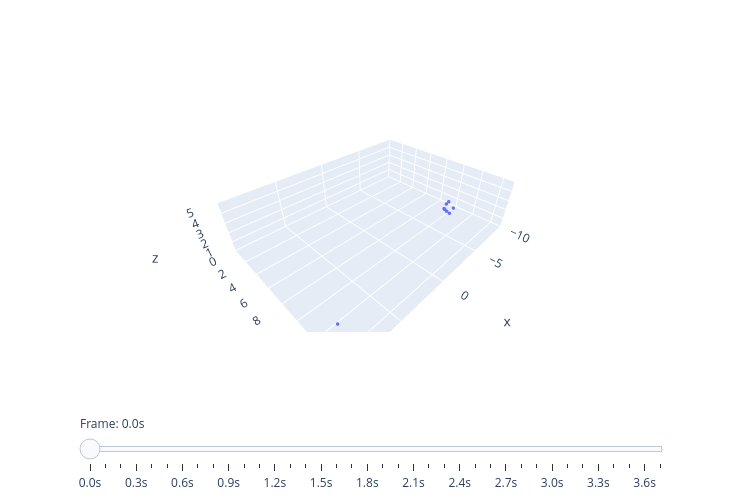

The notebook cell this image was saved under:
### Code cell
processed_labeled_dataset = pull_clusters_fill_frames(dataset,labels, label = 3)

plot_cluster_with_slider(processed_labeled_dataset)

### Figure 1 — Plotly figure (JSON) as saved in the notebook; plotly's stock layout.template omitted (floating-point values rounded to 4 significant figures; data arrays with more than 128 entries replaced by an {"elided": "..."} marker saying what was removed)
{"data": [{"marker": {"size": 2}, "mode": "markers", "type": "scatter3d", "visible": true, "x": [-9.411, -9.134, -8.432, -8.333, -8.799, -8.265, -8.199, -10.0, 10.0], "y": [9.348, 9.262, 9.468, 9.608, 10.32, 9.909, 10.29, 0.0, 15.0], "z": [0.6102, 0.4086, 0.245, 0.2335, 0.5386, 0.1992, 0.1533, 0.0, 5.0]}, {"marker": {"size": 2}, "mode": "markers", "type": "scatter3d", "visible": false, "x": [-8.626, -8.457, -8.342, -8.0, -7.921, -7.771, -7.666, -8.082, -7.748, -7.571, -7.559, -7.767, -7.798, -10.0, 10.0], "y": [9.501, 9.295, 9.298, 9.316, 9.542, 9.488, 9.537, 10.38, 9.974, 10.01, 10.06, 10.53, 10.78, 0.0, 15.0], "z": [0.6265, 0.01669, 0.02505, 0.2883, 0.438, 0.2793, 0.03934, 0.5544, 0.3942, 0.2212, 0.215, 0.3253, 0.2932, 0.0, 5.0]}, {"marker": {"size": 2}, "mode": "markers", "type": "scatter3d", "visible": false, "x": [-9.634, -9.506, -9.274, -8.885, -9.192, -8.975, -8.417, -8.206, -7.562, -7.261, -7.239, -8.971, -7.067, -7.128, -7.113, -6.924, -7.082, -10.0, 10.0], "y": [9.3, 9.307, 9.397, 9.26, 9.698, 9.538, 9.279, 9.275, 9.314, 9.391, 9.623, 10.41, 9.588, 9.866, 9.912, 10.05, 10.34, 0.0, 15.0], "z": [0.6038, 0.6089, 0.6106, 0.4217, 0.8109, 0.6094, 0.4445, 0.03882, 0.3139, 0.3198, 0.4585, 1.065, 0.3033, 0.4328, 0.4275, 0.2465, 0.3746, 0.0, 5.0]}, {"marker": {"size": 2}, "mode": "markers", "type": "scatter3d", "visible": false, "x": [-8.762, -8.685, -8.631, -9.382, -9.31, -8.83, -8.252, -9.083, -8.143, -8.357, -7.764, -8.2, -7.817, -7.648, -9.082, -7.199, -7.114, -6.806, -6.723, -7.613, -6.755, -8.099, -6.499, -6.337, -6.772, -6.323, -6.461, -10.0, 10.0], "y": [10.32, 10.37, 10.45, 9.242, 9.308, 9.338, 9.276, 9.582, 9.268, 9.616, 9.262, 9.822, 9.513, 9.289, 9.805, 9.329, 9.348, 9.327, 9.328, 10.58, 9.521, 10.75, 9.41, 9.764, 10.78, 10.08, 10.39, 0.0, 15.0], "z": [1.111, 1.108, 1.103, 0.3973, 0.619, 0.6365, 0.2803, 1.086, 0.04588, 1.057, 0.6849, 1.043, 0.8638, 0.3139, 1.109, 0.4974, 0.4986, 0.3524, 0.1324, 0.7674, 0.4914, 1.007, 0.1327, 0.08612, 0.5437, 0.0363, 0.3898, 0.0, 5.0]}, {"marker": {"size": 2}, "mode": "markers", "type": "scatter3d", "visible": false, "x": [-9.408, -8.16, -7.959, -9.046, -7.863, -8.427, -8.448, -8.254, -8.254, -8.137, -7.862, -8.534, -7.811, -7.863, -7.591, -8.231, -7.695, -8.173, -7.406, -7.155, -7.258, -7.875, -7.04, -7.464, -6.834, -6.708, -8.109, -6.777, -6.749, -6.638, -6.518, -6.688, -7.508, -7.41, -6.964, -5.967, -6.269, -7.562, -6.17, -5.727, -10.0, 10.0], "y": [9.255, 10.19, 10.35, 9.679, 10.51, 9.359, 9.526, 9.278, 9.361, 9.433, 9.284, 9.59, 9.581, 9.611, 9.285, 9.583, 9.636, 9.582, 9.476, 9.231, 9.486, 9.628, 9.309, 10.07, 9.344, 9.338, 9.801, 9.564, 9.563, 9.483, 9.39, 9.703, 10.16, 10.76, 10.78, 9.586, 10.26, 10.76, 10.7, 10.79, 0.0, 15.0], "z": [0.208, 1.124, 1.112, 0.8181, 1.1, 0.6505, 1.063, 0.2799, 0.6569, 0.8636, 0.3023, 1.092, 1.066, 0.645, 0.3175, 1.096, 1.063, 1.097, 0.876, 0.7083, 0.8779, 1.096, 0.3433, 1.03, 0.1232, 0.5158, 1.117, 0.6827, 0.323, 0.339, 0.3571, 0.6694, 1.056, 0.9727, 0.7553, 0.352, 0.6138, 1.046, 0.5635, 0.1822, 0.0, 5.0]}, {"marker": {"size": 2}, "mode": "markers", "type": "scatter3d", "visible": false, "x": [-9.257, -9.183, -8.718, -8.666, -8.291, -8.115, -8.009, -8.408, -7.137, -7.908, -7.069, -7.669, -7.435, -7.477, -7.288, -7.089, -7.212, -7.556, -7.505, -7.217, -8.046, -7.873, -7.06, -7.474, -6.211, -7.241, -5.956, -6.717, -6.736, -7.085, -5.984, -5.727, -5.957, -5.52, -5.414, -6.882, -5.699, -5.213, -5.229, -5.251, -5.14, -5.175, -5.168, -5.177, -5.243, -5.019, -5.19, -5.091, -5.108, -4.998, -4.996, -4.985, -4.992, -4.902, -4.874, -4.919, -4.887, -4.855, -4.938, -4.962, -10.0, 10.0], "y": [9.297, 9.299, 9.348, 9.26, 9.34, 9.265, 9.272, 9.779, 10.42, 9.273, 10.68, 9.546, 9.301, 9.497, 9.313, 9.32, 9.665, 9.579, 9.581, 9.927, 9.669, 9.728, 9.737, 9.709, 9.446, 9.809, 9.391, 10.6, 10.77, 9.939, 9.774, 9.347, 9.869, 9.378, 9.374, 10.42, 10.17, 9.452, 9.725, 9.92, 10.01, 10.24, 10.38, 10.47, 10.76, 10.46, 10.79, 10.81, 10.62, 10.71, 10.67, 10.45, 10.75, 10.28, 10.28, 10.37, 10.28, 10.39, 10.31, 10.19, 0.0, 15.0], "z": [0.2139, 0.403, 0.6405, 0.007625, 0.658, 0.4633, 0.4676, 0.8263, 1.107, 0.3014, 1.087, 1.071, 0.4909, 0.8729, 0.4959, 0.5034, 0.6601, 1.103, 1.103, 0.6312, 1.128, 1.125, 1.093, 1.128, 0.7101, 1.121, 0.5351, 0.9878, 0.9725, 1.111, 0.6767, 0.1832, 0.6661, 0.3983, 0.0141, 1.073, 0.6337, 0.01025, 0.356, 0.4818, 0.3162, 0.4393, 0.4194, 0.406, 0.3653, 0.02465, 0.372, 0.3414, 0.3289, 0.2169, 0.2274, 0.2708, 0.1327, 0.234, 0.1539, 0.08201, 0.09433, 0.05871, 0.04492, 0.02644, 0.0, 5.0]}, {"marker": {"size": 2}, "mode": "markers", "type": "scatter3d", "visible": false, "x": {"elided": "154 float values"}, "y": {"elided": "154 float values"}, "z": {"elided": "154 float values"}}, {"marker": {"size": 2}, "mode": "markers", "type": "scatter3d", "visible": false, "x": {"elided": "198 float values"}, "y": {"elided": "198 float values"}, "z": {"elided": "198 float values"}}, {"marker": {"size": 2}, "mode": "markers", "type": "scatter3d", "visible": false, "x": {"elided": "269 float values"}, "y": {"elided": "269 float values"}, "z": {"elided": "269 float values"}}, {"marker": {"size": 2}, "mode": "markers", "type": "scatter3d", "visible": false, "x": {"elided": "308 float values"}, "y": {"elided": "308 float values"}, "z": {"elided": "308 float values"}}, {"marker": {"size": 2}, "mode": "markers", "type": "scatter3d", "visible": false, "x": {"elided": "344 float values"}, "y": {"elided": "344 float values"}, "z": {"elided": "344 float values"}}, {"marker": {"size": 2}, "mode": "markers", "type": "scatter3d", "visible": false, "x": {"elided": "392 float values"}, "y": {"elided": "392 float values"}, "z": {"elided": "392 float values"}}, {"marker": {"size": 2}, "mode": "markers", "type": "scatter3d", "visible": false, "x": {"elided": "399 float values"}, "y": {"elided": "399 float values"}, "z": {"elided": "399 float values"}}, {"marker": {"size": 2}, "mode": "markers", "type": "scatter3d", "visible": false, "x": {"elided": "405 float values"}, "y": {"elided": "405 float values"}, "z": {"elided": "405 float values"}}, {"marker": {"size": 2}, "mode": "markers", "type": "scatter3d", "visible": false, "x": {"elided": "439 float values"}, "y": {"elided": "439 float values"}, "z": {"elided": "439 float values"}}, {"marker": {"size": 2}, "mode": "markers", "type": "scatter3d", "visible": false, "x": {"elided": "429 float values"}, "y": {"elided": "429 float values"}, "z": {"elided": "429 float values"}}, {"marker": {"size": 2}, "mode": "markers", "type": "scatter3d", "visible": false, "x": {"elided": "440 float values"}, "y": {"elided": "440 float values"}, "z": {"elided": "440 float values"}}, {"marker": {"size": 2}, "mode": "markers", "type": "scatter3d", "visible": false, "x": {"elided": "427 float values"}, "y": {"elided": "427 float values"}, "z": {"elided": "427 float values"}}, {"marker": {"size": 2}, "mode": "markers", "type": "scatter3d", "visible": false, "x": {"elided": "430 float values"}, "y": {"elided": "430 float values"}, "z": {"elided": "430 float values"}}, {"marker": {"size": 2}, "mode": "markers", "type": "scatter3d", "visible": false, "x": {"elided": "437 float values"}, "y": {"elided": "437 float values"}, "z": {"elided": "437 float values"}}, {"marker": {"size": 2}, "mode": "markers", "type": "scatter3d", "visible": false, "x": {"elided": "440 float values"}, "y": {"elided": "440 float values"}, "z": {"elided": "440 float values"}}, {"marker": {"size": 2}, "mode": "markers", "type": "scatter3d", "visible": false, "x": {"elided": "422 float values"}, "y": {"elided": "422 float values"}, "z": {"elided": "422 float values"}}, {"marker": {"size": 2}, "mode": "markers", "type": "scatter3d", "visible": false, "x": {"elided": "435 float values"}, "y": {"elided": "435 float values"}, "z": {"elided": "435 float values"}}, {"marker": {"size": 2}, "mode": "markers", "type": "scatter3d", "visible": false, "x": {"elided": "443 float values"}, "y": {"elided": "443 float values"}, "z": {"elided": "443 float values"}}, {"marker": {"size": 2}, "mode": "markers", "type": "scatter3d", "visible": false, "x": {"elided": "465 float values"}, "y": {"elided": "465 float values"}, "z": {"elided": "465 float values"}}, {"marker": {"size": 2}, "mode": "markers", "type": "scatter3d", "visible": false, "x": {"elided": "471 float values"}, "y": {"elided": "471 float values"}, "z": {"elided": "471 float values"}}, {"marker": {"size": 2}, "mode": "markers", "type": "scatter3d", "visible": false, "x": {"elided": "458 float values"}, "y": {"elided": "458 float values"}, "z": {"elided": "458 float values"}}, {"marker": {"size": 2}, "mode": "markers", "type": "scatter3d", "visible": false, "x": {"elided": "472 float values"}, "y": {"elided": "472 float values"}, "z": {"elided": "472 float values"}}, {"marker": {"size": 2}, "mode": "markers", "type": "scatter3d", "visible": false, "x": {"elided": "447 float values"}, "y": {"elided": "447 float values"}, "z": {"elided": "447 float values"}}, {"marker": {"size": 2}, "mode": "markers", "type": "scatter3d", "visible": false, "x": {"elided": "375 float values"}, "y": {"elided": "375 float values"}, "z": {"elided": "375 float values"}}, {"marker": {"size": 2}, "mode": "markers", "type": "scatter3d", "visible": false, "x": {"elided": "319 float values"}, "y": {"elided": "319 float values"}, "z": {"elided": "319 float values"}}, {"marker": {"size": 2}, "mode": "markers", "type": "scatter3d", "visible": false, "x": {"elided": "273 float values"}, "y": {"elided": "273 float values"}, "z": {"elided": "273 float values"}}, {"marker": {"size": 2}, "mode": "markers", "type": "scatter3d", "visible": false, "x": {"elided": "232 float values"}, "y": {"elided": "232 float values"}, "z": {"elided": "232 float values"}}, {"marker": {"size": 2}, "mode": "markers", "type": "scatter3d", "visible": false, "x": {"elided": "215 float values"}, "y": {"elided": "215 float values"}, "z": {"elided": "215 float values"}}, {"marker": {"size": 2}, "mode": "markers", "type": "scatter3d", "visible": false, "x": {"elided": "217 float values"}, "y": {"elided": "217 float values"}, "z": {"elided": "217 float values"}}, {"marker": {"size": 2}, "mode": "markers", "type": "scatter3d", "visible": false, "x": {"elided": "160 float values"}, "y": {"elided": "160 float values"}, "z": {"elided": "160 float values"}}, {"marker": {"size": 2}, "mode": "markers", "type": "scatter3d", "visible": false, "x": {"elided": "130 float values"}, "y": {"elided": "130 float values"}, "z": {"elided": "130 float values"}}, {"marker": {"size": 2}, "mode": "markers", "type": "scatter3d", "visible": false, "x": [9.891, 9.836, 9.838, 9.822, 9.731, 9.834, 9.895, 9.916, 9.745, 9.787, 9.756, 9.785, 9.992, 9.861, 9.783, 9.833, 9.914, 9.791, 9.813, 9.866, 9.888, 9.839, 9.794, 9.843, 9.797, 9.854, 9.868, 9.881, 9.774, 9.772, 9.895, 9.786, 9.912, 9.837, 9.851, 9.764, 9.834, 9.895, 9.849, 9.85, 9.787, 9.798, 9.931, 9.891, 9.769, 9.837, 9.769, 9.877, 9.772, 9.837, 9.864, 9.844, 9.899, 9.947, 9.838, 9.952, 9.938, 9.825, 9.763, 9.9, 9.89, 9.789, 9.801, 9.774, 9.877, 9.812, 9.869, 9.942, 9.889, 9.928, 9.789, 9.997, 9.89, 9.912, 9.819, 9.861, 9.949, 9.907, -10.0, 10.0], "y": [10.82, 10.78, 10.71, 10.63, 10.55, 10.5, 10.48, 10.37, 10.16, 10.84, 10.04, 9.94, 10.04, 10.49, 10.36, 9.73, 9.728, 10.3, 10.97, 9.635, 9.592, 10.56, 10.46, 9.826, 10.4, 9.773, 11.05, 9.672, 10.19, 10.12, 10.01, 9.938, 9.966, 10.6, 9.795, 10.4, 9.793, 9.646, 10.93, 10.06, 10.66, 9.974, 10.7, 9.971, 10.5, 10.49, 10.43, 9.78, 10.37, 9.756, 10.36, 10.36, 9.737, 9.704, 10.29, 11.05, 9.647, 10.93, 10.16, 10.77, 10.06, 10.69, 10.0, 10.6, 10.62, 9.884, 10.48, 9.787, 10.43, 9.724, 10.08, 9.55, 9.954, 9.989, 9.914, 9.763, 9.754, 9.617, 0.0, 15.0], "z": [0.6176, 0.3751, 0.378, 0.3834, 0.1513, 0.3876, 0.628, 0.6294, 0.1714, 0.1709, 0.1767, 0.1787, 0.6322, 0.4274, 0.1977, 0.1844, 0.412, 0.1999, 0.2019, 0.1855, 0.1852, 0.4668, 0.2306, 0.2187, 0.2337, 0.2202, 0.2339, 0.2222, 0.00576, 0.01022, 0.4824, 0.01995, 0.4824, 0.2604, 0.258, 0.03477, 0.0228, 0.2603, 0.03237, 0.5254, 0.05654, 0.05704, 0.5348, 0.5246, 0.06821, 0.3064, 0.07229, 0.296, 0.07588, 0.06517, 0.5533, 0.3116, 0.2955, 0.5286, 0.3157, 0.3098, 0.2954, 0.07794, 0.08934, 0.5781, 0.5612, 0.0969, 0.09422, 0.1038, 0.3376, 0.09962, 0.3451, 0.5655, 0.3452, 0.3319, 0.1321, 0.09583, 0.6057, 0.3623, 0.1378, 0.1411, 0.6064, 0.1436, 0.0, 5.0]}], "layout": {"height": 500, "scene": {"aspectmode": "data", "xaxis": {"range": [-10, 10]}, "yaxis": {"range": [0, 15]}, "zaxis": {"range": [0, 5]}}, "sliders": [{"active": 0, "currentvalue": {"prefix": "Frame: "}, "pad": {"t": 80}, "steps": [{"args": [{"visible": [true, false, false, false, false, false, false, false, false, false, false, false, false, false, false, false, false, false, false, false, false, false, false, false, false, false, false, false, false, false, false, false, false, false, false, false, false, false]}], "label": "0.0s", "method": "update"}, {"args": [{"visible": [false, true, false, false, false, false, false, false, false, false, false, false, false, false, false, false, false, false, false, false, false, false, false, false, false, false, false, false, false, false, false, false, false, false, false, false, false, false]}], "label": "0.1s", "method": "update"}, {"args": [{"visible": [false, false, true, false, false, false, false, false, false, false, false, false, false, false, false, false, false, false, false, false, false, false, false, false, false, false, false, false, false, false, false, false, false, false, false, false, false, false]}], "label": "0.2s", "method": "update"}, {"args": [{"visible": [false, false, false, true, false, false, false, false, false, false, false, false, false, false, false, false, false, false, false, false, false, false, false, false, false, false, false, false, false, false, false, false, false, false, false, false, false, false]}], "label": "0.3s", "method": "update"}, {"args": [{"visible": [false, false, false, false, true, false, false, false, false, false, false, false, false, false, false, false, false, false, false, false, false, false, false, false, false, false, false, false, false, false, false, false, false, false, false, false, false, false]}], "label": "0.4s", "method": "update"}, {"args": [{"visible": [false, false, false, false, false, true, false, false, false, false, false, false, false, false, false, false, false, false, false, false, false, false, false, false, false, false, false, false, false, false, false, false, false, false, false, false, false, false]}], "label": "0.5s", "method": "update"}, {"args": [{"visible": [false, false, false, false, false, false, true, false, false, false, false, false, false, false, false, false, false, false, false, false, false, false, false, false, false, false, false, false, false, false, false, false, false, false, false, false, false, false]}], "label": "0.6s", "method": "update"}, {"args": [{"visible": [false, false, false, false, false, false, false, true, false, false, false, false, false, false, false, false, false, false, false, false, false, false, false, false, false, false, false, false, false, false, false, false, false, false, false, false, false, false]}], "label": "0.7s", "method": "update"}, {"args": [{"visible": [false, false, false, false, false, false, false, false, true, false, false, false, false, false, false, false, false, false, false, false, false, false, false, false, false, false, false, false, false, false, false, false, false, false, false, false, false, false]}], "label": "0.8s", "method": "update"}, {"args": [{"visible": [false, false, false, false, false, false, false, false, false, true, false, false, false, false, false, false, false, false, false, false, false, false, false, false, false, false, false, false, false, false, false, false, false, false, false, false, false, false]}], "label": "0.9s", "method": "update"}, {"args": [{"visible": [false, false, false, false, false, false, false, false, false, false, true, false, false, false, false, false, false, false, false, false, false, false, false, false, false, false, false, false, false, false, false, false, false, false, false, false, false, false]}], "label": "1.0s", "method": "update"}, {"args": [{"visible": [false, false, false, false, false, false, false, false, false, false, false, true, false, false, false, false, false, false, false, false, false, false, false, false, false, false, false, false, false, false, false, false, false, false, false, false, false, false]}], "label": "1.1s", "method": "update"}, {"args": [{"visible": [false, false, false, false, false, false, false, false, false, false, false, false, true, false, false, false, false, false, false, false, false, false, false, false, false, false, false, false, false, false, false, false, false, false, false, false, false, false]}], "label": "1.2s", "method": "update"}, {"args": [{"visible": [false, false, false, false, false, false, false, false, false, false, false, false, false, true, false, false, false, false, false, false, false, false, false, false, false, false, false, false, false, false, false, false, false, false, false, false, false, false]}], "label": "1.3s", "method": "update"}, {"args": [{"visible": [false, false, false, false, false, false, false, false, false, false, false, false, false, false, true, false, false, false, false, false, false, false, false, false, false, false, false, false, false, false, false, false, false, false, false, false, false, false]}], "label": "1.4s", "method": "update"}, {"args": [{"visible": [false, false, false, false, false, false, false, false, false, false, false, false, false, false, false, true, false, false, false, false, false, false, false, false, false, false, false, false, false, false, false, false, false, false, false, false, false, false]}], "label": "1.5s", "method": "update"}, {"args": [{"visible": [false, false, false, false, false, false, false, false, false, false, false, false, false, false, false, false, true, false, false, false, false, false, false, false, false, false, false, false, false, false, false, false, false, false, false, false, false, false]}], "label": "1.6s", "method": "update"}, {"args": [{"visible": [false, false, false, false, false, false, false, false, false, false, false, false, false, false, false, false, false, true, false, false, false, false, false, false, false, false, false, false, false, false, false, false, false, false, false, false, false, false]}], "label": "1.7s", "method": "update"}, {"args": [{"visible": [false, false, false, false, false, false, false, false, false, false, false, false, false, false, false, false, false, false, true, false, false, false, false, false, false, false, false, false, false, false, false, false, false, false, false, false, false, false]}], "label": "1.8s", "method": "update"}, {"args": [{"visible": [false, false, false, false, false, false, false, false, false, false, false, false, false, false, false, false, false, false, false, true, false, false, false, false, false, false, false, false, false, false, false, false, false, false, false, false, false, false]}], "label": "1.9s", "method": "update"}, {"args": [{"visible": [false, false, false, false, false, false, false, false, false, false, false, false, false, false, false, false, false, false, false, false, true, false, false, false, false, false, false, false, false, false, false, false, false, false, false, false, false, false]}], "label": "2.0s", "method": "update"}, {"args": [{"visible": [false, false, false, false, false, false, false, false, false, false, false, false, false, false, false, false, false, false, false, false, false, true, false, false, false, false, false, false, false, false, false, false, false, false, false, false, false, false]}], "label": "2.1s", "method": "update"}, {"args": [{"visible": [false, false, false, false, false, false, false, false, false, false, false, false, false, false, false, false, false, false, false, false, false, false, true, false, false, false, false, false, false, false, false, false, false, false, false, false, false, false]}], "label": "2.2s", "method": "update"}, {"args": [{"visible": [false, false, false, false, false, false, false, false, false, false, false, false, false, false, false, false, false, false, false, false, false, false, false, true, false, false, false, false, false, false, false, false, false, false, false, false, false, false]}], "label": "2.3s", "method": "update"}, {"args": [{"visible": [false, false, false, false, false, false, false, false, false, false, false, false, false, false, false, false, false, false, false, false, false, false, false, false, true, false, false, false, false, false, false, false, false, false, false, false, false, false]}], "label": "2.4s", "method": "update"}, {"args": [{"visible": [false, false, false, false, false, false, false, false, false, false, false, false, false, false, false, false, false, false, false, false, false, false, false, false, false, true, false, false, false, false, false, false, false, false, false, false, false, false]}], "label": "2.5s", "method": "update"}, {"args": [{"visible": [false, false, false, false, false, false, false, false, false, false, false, false, false, false, false, false, false, false, false, false, false, false, false, false, false, false, true, false, false, false, false, false, false, false, false, false, false, false]}], "label": "2.6s", "method": "update"}, {"args": [{"visible": [false, false, false, false, false, false, false, false, false, false, false, false, false, false, false, false, false, false, false, false, false, false, false, false, false, false, false, true, false, false, false, false, false, false, false, false, false, false]}], "label": "2.7s", "method": "update"}, {"args": [{"visible": [false, false, false, false, false, false, false, false, false, false, false, false, false, false, false, false, false, false, false, false, false, false, false, false, false, false, false, false, true, false, false, false, false, false, false, false, false, false]}], "label": "2.8s", "method": "update"}, {"args": [{"visible": [false, false, false, false, false, false, false, false, false, false, false, false, false, false, false, false, false, false, false, false, false, false, false, false, false, false, false, false, false, true, false, false, false, false, false, false, false, false]}], "label": "2.9s", "method": "update"}, {"args": [{"visible": [false, false, false, false, false, false, false, false, false, false, false, false, false, false, false, false, false, false, false, false, false, false, false, false, false, false, false, false, false, false, true, false, false, false, false, false, false, false]}], "label": "3.0s", "method": "update"}, {"args": [{"visible": [false, false, false, false, false, false, false, false, false, false, false, false, false, false, false, false, false, false, false, false, false, false, false, false, false, false, false, false, false, false, false, true, false, false, false, false, false, false]}], "label": "3.1s", "method": "update"}, {"args": [{"visible": [false, false, false, false, false, false, false, false, false, false, false, false, false, false, false, false, false, false, false, false, false, false, false, false, false, false, false, false, false, false, false, false, true, false, false, false, false, false]}], "label": "3.2s", "method": "update"}, {"args": [{"visible": [false, false, false, false, false, false, false, false, false, false, false, false, false, false, false, false, false, false, false, false, false, false, false, false, false, false, false, false, false, false, false, false, false, true, false, false, false, false]}], "label": "3.3s", "method": "update"}, {"args": [{"visible": [false, false, false, false, false, false, false, false, false, false, false, false, false, false, false, false, false, false, false, false, false, false, false, false, false, false, false, false, false, false, false, false, false, false, true, false, false, false]}], "label": "3.4s", "method": "update"}, {"args": [{"visible": [false, false, false, false, false, false, false, false, false, false, false, false, false, false, false, false, false, false, false, false, false, false, false, false, false, false, false, false, false, false, false, false, false, false, false, true, false, false]}], "label": "3.5s", "method": "update"}, {"args": [{"visible": [false, false, false, false, false, false, false, false, false, false, false, false, false, false, false, false, false, false, false, false, false, false, false, false, false, false, false, false, false, false, false, false, false, false, false, false, true, false]}], "label": "3.6s", "method": "update"}, {"args": [{"visible": [false, false, false, false, false, false, false, false, false, false, false, false, false, false, false, false, false, false, false, false, false, false, false, false, false, false, false, false, false, false, false, false, false, false, false, false, false, true]}], "label": "3.7s", "method": "update"}]}], "width": 750}}
